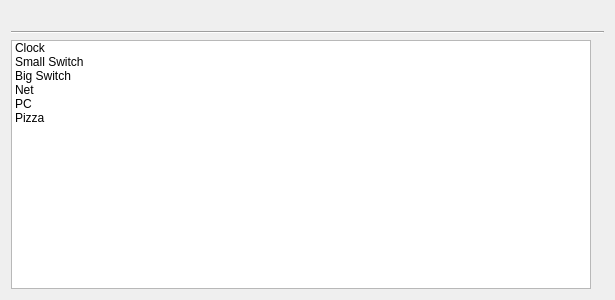
<?xml version="1.0" encoding="UTF-8"?>
<ui version="4.0">
 <class>WizardPage</class>
 <widget class="QWizardPage" name="WizardPage">
  <property name="geometry">
   <rect>
    <x>0</x>
    <y>0</y>
    <width>615</width>
    <height>300</height>
   </rect>
  </property>
  <property name="sizePolicy">
   <sizepolicy hsizetype="Expanding" vsizetype="Expanding">
    <horstretch>0</horstretch>
    <verstretch>0</verstretch>
   </sizepolicy>
  </property>
  <property name="windowTitle">
   <string>WizardPage</string>
  </property>
  <layout class="QVBoxLayout" name="verticalLayout_2">
   <item>
    <widget class="QLabel" name="label">
     <property name="text">
      <string/>
     </property>
    </widget>
   </item>
   <item>
    <widget class="Line" name="line">
     <property name="orientation">
      <enum>Qt::Horizontal</enum>
     </property>
    </widget>
   </item>
   <item>
    <layout class="QHBoxLayout" name="horizontalLayout">
     <item>
      <widget class="QListWidget" name="componentsList">
       <item>
        <property name="text">
         <string>Clock</string>
        </property>
       </item>
       <item>
        <property name="text">
         <string>Small Switch</string>
        </property>
       </item>
       <item>
        <property name="text">
         <string>Big Switch</string>
        </property>
       </item>
       <item>
        <property name="text">
         <string>Net</string>
        </property>
       </item>
       <item>
        <property name="text">
         <string>PC</string>
        </property>
       </item>
       <item>
        <property name="text">
         <string>Pizza</string>
        </property>
       </item>
      </widget>
     </item>
     <item>
      <widget class="QLabel" name="componentImage">
       <property name="sizePolicy">
        <sizepolicy hsizetype="Preferred" vsizetype="Preferred">
         <horstretch>0</horstretch>
         <verstretch>0</verstretch>
        </sizepolicy>
       </property>
       <property name="text">
        <string/>
       </property>
       <property name="pixmap">
        <pixmap>Clock.png</pixmap>
       </property>
      </widget>
     </item>
    </layout>
   </item>
  </layout>
 </widget>
 <resources/>
 <connections/>
</ui>
